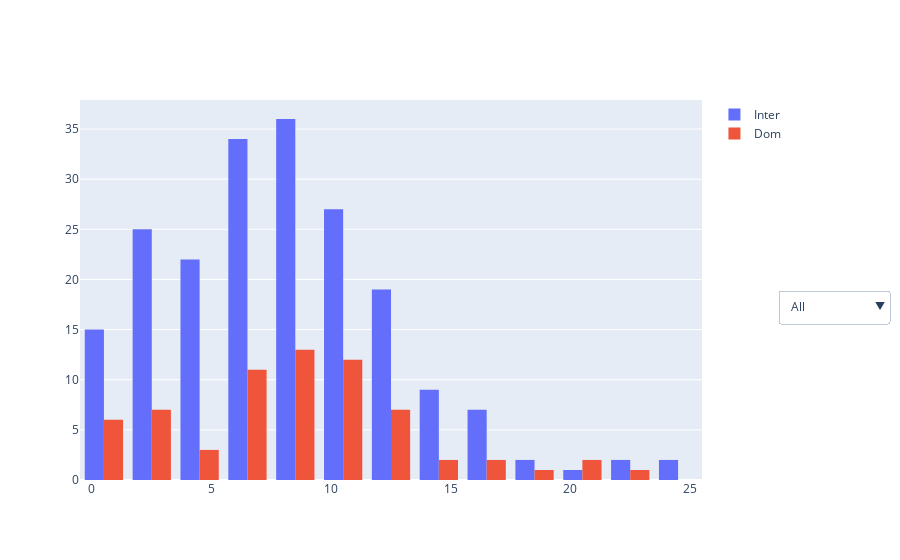

Notebook code for this chart:
### Markdown cell above
### Dropdown Interactivity

### Code cell
# Create the figure
fig = go.Figure()

# Write a for loop to loop over the variable you want to have in the drop down
for stu_type in ['Inter', 'Dom']:
    df = data[data.inter_dom == stu_type]
    fig.add_trace(go.Histogram(x=df["todep"], name=stu_type))

# Create the dropdown buttons
dropdown_buttons = [
    {'label':'All', 'method':'update', 'args':[{'visible': [True, True]}, {'title': 'All'}]},
    {'label':'International', 'method':'update', 'args':[{'visible': [True, False]}, {'title': 'International'}]},
    {'label':'Domestic', 'method':'update', 'args':[{'visible':[False, True]}, {'title':'Domestic'}]}
]

# Add the dropdown to the figure
fig.update_layout(
    {'updatemenus':[{'type':"dropdown",
         'x': 1.3,
         'y': 0.5,
         'showactive':True,
         'active':0,
         'buttons': dropdown_buttons}]
    }
)

# Show the figure
fig.show()

### Figure 1 — Plotly figure (JSON) as saved in the notebook; plotly's stock layout.template omitted (floating-point values rounded to 4 significant figures; data arrays with more than 128 entries replaced by an {"elided": "..."} marker saying what was removed)
{"data": [{"name": "Inter", "type": "histogram", "x": {"elided": "201 int values"}}, {"name": "Dom", "type": "histogram", "x": [12, 9, 7, 3, 10, 6, 6, 0, 13, 9, 7, 20, 21, 23, 2, 13, 7, 11, 5, 1, 8, 8, 11, 11, 0, 8, 16, 7, 2, 14, 9, 10, 15, 10, 12, 11, 11, 10, 3, 4, 18, 9, 5, 2, 7, 10, 7, 6, 9, 2, 13, 10, 9, 6, 0, 13, 9, 9, 17, 13, 0, 11, 8, 2, 9, 1, 7]}], "layout": {"updatemenus": [{"active": 0, "buttons": [{"args": [{"visible": [true, true]}, {"title": "All"}], "label": "All", "method": "update"}, {"args": [{"visible": [true, false]}, {"title": "International"}], "label": "International", "method": "update"}, {"args": [{"visible": [false, true]}, {"title": "Domestic"}], "label": "Domestic", "method": "update"}], "showactive": true, "type": "dropdown", "x": 1.3, "y": 0.5}]}}
